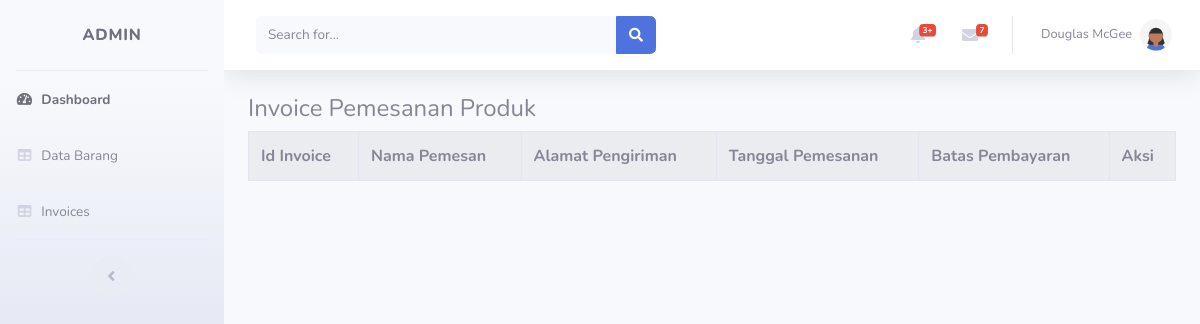
Before: /index.php/admin/invoice with the older database file.
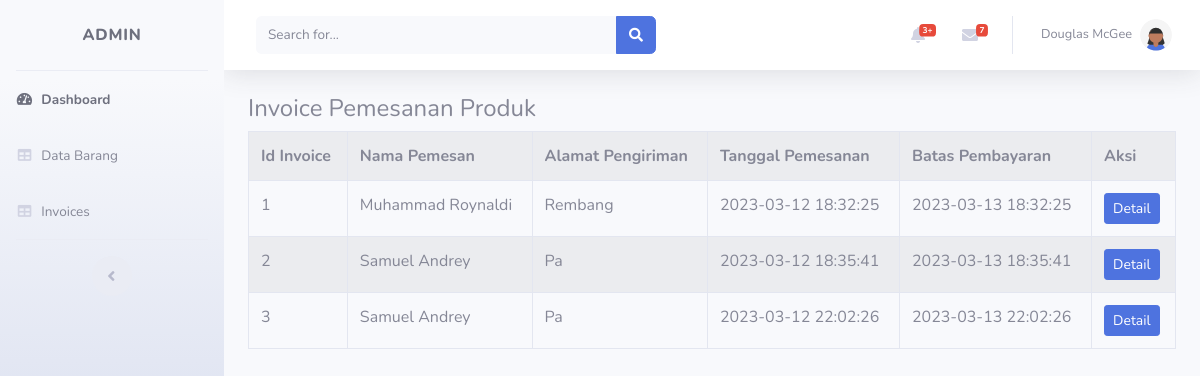
After: the same page with the newer database file.
### tables this page shows
CREATE TABLE `tb_invoice` (
  `id` int(11) NOT NULL,
  `nama` varchar(56) NOT NULL,
  `alamat` varchar(225) NOT NULL,
  `tgl_pesan` datetime NOT NULL,
  `batas_bayar` datetime NOT NULL
);

### application/controllers/admin/invoice.php (called while the page is built)
<?php
class Invoice extends CI_Controller{
    public function index()
    {
        $data['invoice'] = $this->model_invoice->tampil_data();
        $this->load->view('templates_admin/header');
        $this->load->view('templates_admin/sidebar');
        $this->load->view('admin/invoice', $data);
        $this->load->view('templates_admin/footer');
    }
}

### index.php (called while the page is built, shortened)
<?php
require_once BASEPATH.'core/CodeIgniter.php';

### application/models/model_invoice.php (called while the page is built, shortened)
<?php
class model_invoice extends CI_Model{
    public function tampil_data()
    {
        $result = $this->db->get('tb_invoice');
        if($result->num_rows() > 0){
            return $result->result();
        }else {
            return false;
        }
    }
}

### application/views/admin/invoice.php (the view)
<div class="container-fluid">
    <h4>Invoice Pemesanan Produk</h4>
    <table class="table table-bordered table-hover table-striped">
        <tr>
            <th>Id Invoice</th>
            <th>Nama Pemesan</th>
            <th>Alamat Pengiriman</th>
            <th>Tanggal Pemesanan</th>
            <th>Batas Pembayaran</th>
            <th>Aksi</th>
        </tr>
        <?php foreach ($invoice as $inv): ?>
        <tr>
            <td><?php echo $inv->id ?></td>
            <td><?php echo $inv->nama ?></td>
            <td><?php echo $inv->alamat ?></td>
            <td><?php echo $inv->tgl_pesan ?></td>
            <td><?php echo $inv->batas_bayar ?></td>
            <td><div class="btn btn-sm btn-primary">Detail</div></td>
        </tr>
        <?php endforeach; ?>
    </table>
</div>

### application/views/templates_admin/header.php (shortened to what this page needs)
<!DOCTYPE html>
<html lang="en">
<head>
    <link href="<?php echo base_url()?>assets/vendor/fontawesome-free/css/all.min.css" rel="stylesheet" type="text/css">
    <link href="<?php echo base_url()?>assets/css/sb-admin-2.min.css" rel="stylesheet">
</head>

### application/views/templates_admin/sidebar.php (shortened to what this page needs)
<body id="page-top">
    <div id="wrapper">
        <ul class="navbar-nav bg-gradient-light sidebar sidebar-light accordion" id="accordionSidebar">
            <a class="sidebar-brand d-flex align-items-center justify-content-center" href="index.html">
                <div class="sidebar-brand-text mx-3">ADMIN</div>
            </a>
            <hr class="sidebar-divider my-0">
            <li class="nav-item active">
                <a class="nav-link" href="<?= base_url('admin/dashboard_admin') ?>">
                    <i class="fas fa-fw fa-tachometer-alt"></i>
                    <span>Dashboard</span></a>
            </li>
            <li class="nav-item">
                <a class="nav-link" href="<?= base_url('admin/data_barang') ?>">
                    <i class="fas fa-fw fa-table"></i>
                    <span>Data Barang</span></a>
            </li>
            <li class="nav-item">
                <a class="nav-link" href="<?= base_url('admin/invoice') ?>">
                    <i class="fas fa-fw fa-table"></i>
                    <span>Invoices</span></a>
            </li>
            <hr class="sidebar-divider d-none d-md-block">
            <div class="text-center d-none d-md-inline">
                <button class="rounded-circle border-0" id="sidebarToggle"></button>
            </div>
        </ul>
        <div id="content-wrapper" class="d-flex flex-column">
            <div id="content">
                <nav class="navbar navbar-expand navbar-light bg-white topbar mb-4 static-top shadow">
                    <form
                        class="d-none d-sm-inline-block form-inline mr-auto ml-md-3 my-2 my-md-0 mw-100 navbar-search">
                        <div class="input-group">
                            <input type="text" class="form-control bg-light border-0 small" placeholder="Search for..."
                                aria-label="Search" aria-describedby="basic-addon2">
                            <div class="input-group-append">
                                <button class="btn btn-primary" type="button">
                                    <i class="fas fa-search fa-sm"></i>
                                </button>
                            </div>
                        </div>
                    </form>
                    <ul class="navbar-nav ml-auto">
                        <li class="nav-item dropdown no-arrow mx-1">
                            <a class="nav-link dropdown-toggle" href="#" id="alertsDropdown" role="button"
                                data-toggle="dropdown" aria-haspopup="true" aria-expanded="false">
                                <i class="fas fa-bell fa-fw"></i>
                                <span class="badge badge-danger badge-counter">3+</span>
                            </a>
                        </li>
                        <li class="nav-item dropdown no-arrow mx-1">
                            <a class="nav-link dropdown-toggle" href="#" id="messagesDropdown" role="button"
                                data-toggle="dropdown" aria-haspopup="true" aria-expanded="false">
                                <i class="fas fa-envelope fa-fw"></i>
                                <span class="badge badge-danger badge-counter">7</span>
                            </a>
                        </li>
                        <li class="nav-item dropdown no-arrow">
                            <a class="nav-link dropdown-toggle" href="#" id="userDropdown" role="button"
                                data-toggle="dropdown" aria-haspopup="true" aria-expanded="false">
                                <span class="mr-2 d-none d-lg-inline text-gray-600 small">Douglas McGee</span>
                                <img class="img-profile rounded-circle"
                                    src="<?= base_url()?>assets/img/undraw_profile_1.svg">
                            </a>
                        </li>
                    </ul>
                </nav>

### application/views/templates_admin/footer.php (shortened to what this page needs)
</body>
</html>

Changed rows visible on the page:
added tb_invoice: id "1", nama "Muhammad Roynaldi", alamat "Rembang", tgl_pesan "2023-03-12 18:32:25", batas_bayar "2023-03-13 18:32:25"
added tb_invoice: id "2", nama "Samuel Andrey", alamat "Pa", tgl_pesan "2023-03-12 18:35:41", batas_bayar "2023-03-13 18:35:41"
added tb_invoice: id "3", nama "Samuel Andrey", alamat "Pa", tgl_pesan "2023-03-12 22:02:26", batas_bayar "2023-03-13 22:02:26"
